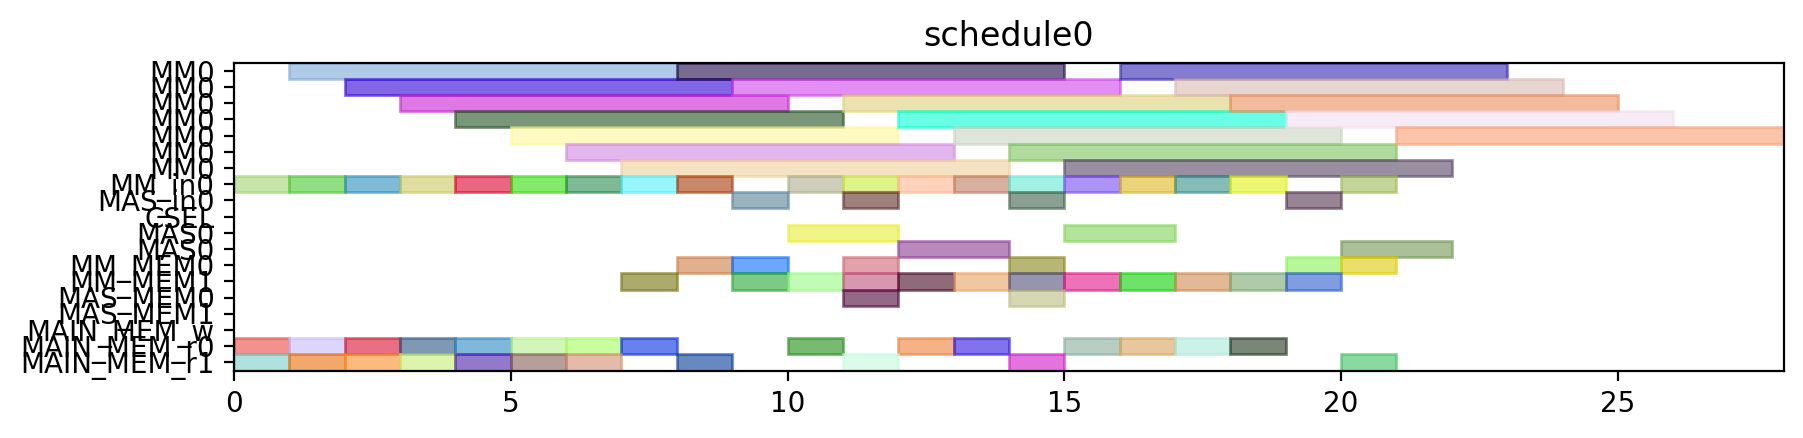

The Python source for this figure:
from pyschedule import Scenario, solvers, plotters, alt


def solve():
	horizon = 120
	S = Scenario("schedule0", horizon=horizon)

	# resource
	MM = S.Resources('MM', num=1, size=7)
	MM_in = S.Resources('MM_in', num=1)
	MAS_in = S.Resources('MAS_in', num=1)
	CSEL = S.Resource('CSEL')
	MAS = S.Resources('MAS', num=1, size=2, periods=range(1, horizon))
	MM_MEM = S.Resources('MM_MEM', num=2)
	MAS_MEM = S.Resources('MAS_MEM', num=2)
	MAIN_MEM_w = S.Resource('MAIN_MEM_w', size=1)
	MAIN_MEM_r = S.Resources('MAIN_MEM_r', num=2)

	# result of previous scheduling

	# new tasks
	Z_exp2 = S.Task('Z_exp2', length=7, delay_cost=1)
	Z_exp2 += alt(MM)
	Z_exp2_in = S.Task('Z_exp2_in', length=1, delay_cost=1)
	Z_exp2_in += alt(MM_in)
	S += Z_exp2_in*MM_in[0]<=Z_exp2*MM[0]
	Z_exp2_mem0 = S.Task('Z_exp2_mem0', length=1, delay_cost=1)
	Z_exp2_mem0 += MAIN_MEM_r[0]
	S += Z_exp2_mem0 <= Z_exp2

	Z_exp2_mem1 = S.Task('Z_exp2_mem1', length=1, delay_cost=1)
	Z_exp2_mem1 += MAIN_MEM_r[1]
	S += Z_exp2_mem1 <= Z_exp2

	NX0 = S.Task('NX0', length=7, delay_cost=1)
	NX0 += alt(MM)
	NX0_in = S.Task('NX0_in', length=1, delay_cost=1)
	NX0_in += alt(MM_in)
	S += NX0_in*MM_in[0]<=NX0*MM[0]
	NX0_mem0 = S.Task('NX0_mem0', length=1, delay_cost=1)
	NX0_mem0 += MAIN_MEM_r[0]
	S += NX0_mem0 <= NX0

	NX0_mem1 = S.Task('NX0_mem1', length=1, delay_cost=1)
	NX0_mem1 += MAIN_MEM_r[1]
	S += NX0_mem1 <= NX0

	k0_10_Z1 = S.Task('k0_10_Z1', length=7, delay_cost=1)
	k0_10_Z1 += alt(MM)
	k0_10_Z1_in = S.Task('k0_10_Z1_in', length=1, delay_cost=1)
	k0_10_Z1_in += alt(MM_in)
	S += k0_10_Z1_in*MM_in[0]<=k0_10_Z1*MM[0]
	k0_10_Z1_mem0 = S.Task('k0_10_Z1_mem0', length=1, delay_cost=1)
	k0_10_Z1_mem0 += MAIN_MEM_r[0]
	S += k0_10_Z1_mem0 <= k0_10_Z1

	k0_10_Z1_mem1 = S.Task('k0_10_Z1_mem1', length=1, delay_cost=1)
	k0_10_Z1_mem1 += MAIN_MEM_r[1]
	S += k0_10_Z1_mem1 <= k0_10_Z1

	DX0 = S.Task('DX0', length=7, delay_cost=1)
	DX0 += alt(MM)
	DX0_in = S.Task('DX0_in', length=1, delay_cost=1)
	DX0_in += alt(MM_in)
	S += DX0_in*MM_in[0]<=DX0*MM[0]
	DX0_mem0 = S.Task('DX0_mem0', length=1, delay_cost=1)
	DX0_mem0 += MAIN_MEM_r[0]
	S += DX0_mem0 <= DX0

	DX0_mem1 = S.Task('DX0_mem1', length=1, delay_cost=1)
	DX0_mem1 += MAIN_MEM_r[1]
	S += DX0_mem1 <= DX0

	NY0 = S.Task('NY0', length=7, delay_cost=1)
	NY0 += alt(MM)
	NY0_in = S.Task('NY0_in', length=1, delay_cost=1)
	NY0_in += alt(MM_in)
	S += NY0_in*MM_in[0]<=NY0*MM[0]
	NY0_mem0 = S.Task('NY0_mem0', length=1, delay_cost=1)
	NY0_mem0 += MAIN_MEM_r[0]
	S += NY0_mem0 <= NY0

	NY0_mem1 = S.Task('NY0_mem1', length=1, delay_cost=1)
	NY0_mem1 += MAIN_MEM_r[1]
	S += NY0_mem1 <= NY0

	k2_14_Z1 = S.Task('k2_14_Z1', length=7, delay_cost=1)
	k2_14_Z1 += alt(MM)
	k2_14_Z1_in = S.Task('k2_14_Z1_in', length=1, delay_cost=1)
	k2_14_Z1_in += alt(MM_in)
	S += k2_14_Z1_in*MM_in[0]<=k2_14_Z1*MM[0]
	k2_14_Z1_mem0 = S.Task('k2_14_Z1_mem0', length=1, delay_cost=1)
	k2_14_Z1_mem0 += MAIN_MEM_r[0]
	S += k2_14_Z1_mem0 <= k2_14_Z1

	k2_14_Z1_mem1 = S.Task('k2_14_Z1_mem1', length=1, delay_cost=1)
	k2_14_Z1_mem1 += MAIN_MEM_r[1]
	S += k2_14_Z1_mem1 <= k2_14_Z1

	DY0 = S.Task('DY0', length=7, delay_cost=1)
	DY0 += alt(MM)
	DY0_in = S.Task('DY0_in', length=1, delay_cost=1)
	DY0_in += alt(MM_in)
	S += DY0_in*MM_in[0]<=DY0*MM[0]
	DY0_mem0 = S.Task('DY0_mem0', length=1, delay_cost=1)
	DY0_mem0 += MAIN_MEM_r[0]
	S += DY0_mem0 <= DY0

	DY0_mem1 = S.Task('DY0_mem1', length=1, delay_cost=1)
	DY0_mem1 += MAIN_MEM_r[1]
	S += DY0_mem1 <= DY0

	Z_exp3 = S.Task('Z_exp3', length=7, delay_cost=1)
	Z_exp3 += alt(MM)
	Z_exp3_in = S.Task('Z_exp3_in', length=1, delay_cost=1)
	Z_exp3_in += alt(MM_in)
	S += Z_exp3_in*MM_in[0]<=Z_exp3*MM[0]
	Z_exp3_mem0 = S.Task('Z_exp3_mem0', length=1, delay_cost=1)
	Z_exp3_mem0 += alt(MM_MEM)
	S += (Z_exp2*MM[0])-1 < Z_exp3_mem0*MM_MEM[0]
	S += Z_exp3_mem0 <= Z_exp3

	Z_exp3_mem1 = S.Task('Z_exp3_mem1', length=1, delay_cost=1)
	Z_exp3_mem1 += MAIN_MEM_r[1]
	S += Z_exp3_mem1 <= Z_exp3

	NX1_ = S.Task('NX1_', length=2, delay_cost=1)
	NX1_ += alt(MAS)
	NX1__in = S.Task('NX1__in', length=1, delay_cost=1)
	NX1__in += alt(MAS_in)
	S += NX1__in*MAS_in[0]<=NX1_*MAS[0]

	NX1__mem0 = S.Task('NX1__mem0', length=1, delay_cost=1)
	NX1__mem0 += alt(MM_MEM)
	S += (NX0*MM[0])-1 < NX1__mem0*MM_MEM[0]
	S += NX1__mem0 <= NX1_

	NX1__mem1 = S.Task('NX1__mem1', length=1, delay_cost=1)
	NX1__mem1 += alt(MM_MEM)
	S += (k0_10_Z1*MM[0])-1 < NX1__mem1*MM_MEM[1]
	S += NX1__mem1 <= NX1_

	k0_9_Z2 = S.Task('k0_9_Z2', length=7, delay_cost=1)
	k0_9_Z2 += alt(MM)
	k0_9_Z2_in = S.Task('k0_9_Z2_in', length=1, delay_cost=1)
	k0_9_Z2_in += alt(MM_in)
	S += k0_9_Z2_in*MM_in[0]<=k0_9_Z2*MM[0]
	k0_9_Z2_mem0 = S.Task('k0_9_Z2_mem0', length=1, delay_cost=1)
	k0_9_Z2_mem0 += MAIN_MEM_r[0]
	S += k0_9_Z2_mem0 <= k0_9_Z2

	k0_9_Z2_mem1 = S.Task('k0_9_Z2_mem1', length=1, delay_cost=1)
	k0_9_Z2_mem1 += alt(MM_MEM)
	S += (Z_exp2*MM[0])-1 < k0_9_Z2_mem1*MM_MEM[1]
	S += k0_9_Z2_mem1 <= k0_9_Z2

	k1_9_Z2 = S.Task('k1_9_Z2', length=7, delay_cost=1)
	k1_9_Z2 += alt(MM)
	k1_9_Z2_in = S.Task('k1_9_Z2_in', length=1, delay_cost=1)
	k1_9_Z2_in += alt(MM_in)
	S += k1_9_Z2_in*MM_in[0]<=k1_9_Z2*MM[0]
	k1_9_Z2_mem0 = S.Task('k1_9_Z2_mem0', length=1, delay_cost=1)
	k1_9_Z2_mem0 += MAIN_MEM_r[0]
	S += k1_9_Z2_mem0 <= k1_9_Z2

	k1_9_Z2_mem1 = S.Task('k1_9_Z2_mem1', length=1, delay_cost=1)
	k1_9_Z2_mem1 += alt(MM_MEM)
	S += (Z_exp2*MM[0])-1 < k1_9_Z2_mem1*MM_MEM[1]
	S += k1_9_Z2_mem1 <= k1_9_Z2

	NY1_ = S.Task('NY1_', length=2, delay_cost=1)
	NY1_ += alt(MAS)
	NY1__in = S.Task('NY1__in', length=1, delay_cost=1)
	NY1__in += alt(MAS_in)
	S += NY1__in*MAS_in[0]<=NY1_*MAS[0]

	NY1__mem0 = S.Task('NY1__mem0', length=1, delay_cost=1)
	NY1__mem0 += alt(MM_MEM)
	S += (NY0*MM[0])-1 < NY1__mem0*MM_MEM[0]
	S += NY1__mem0 <= NY1_

	NY1__mem1 = S.Task('NY1__mem1', length=1, delay_cost=1)
	NY1__mem1 += alt(MM_MEM)
	S += (k2_14_Z1*MM[0])-1 < NY1__mem1*MM_MEM[1]
	S += NY1__mem1 <= NY1_

	k2_13_Z2 = S.Task('k2_13_Z2', length=7, delay_cost=1)
	k2_13_Z2 += alt(MM)
	k2_13_Z2_in = S.Task('k2_13_Z2_in', length=1, delay_cost=1)
	k2_13_Z2_in += alt(MM_in)
	S += k2_13_Z2_in*MM_in[0]<=k2_13_Z2*MM[0]
	k2_13_Z2_mem0 = S.Task('k2_13_Z2_mem0', length=1, delay_cost=1)
	k2_13_Z2_mem0 += MAIN_MEM_r[0]
	S += k2_13_Z2_mem0 <= k2_13_Z2

	k2_13_Z2_mem1 = S.Task('k2_13_Z2_mem1', length=1, delay_cost=1)
	k2_13_Z2_mem1 += alt(MM_MEM)
	S += (Z_exp2*MM[0])-1 < k2_13_Z2_mem1*MM_MEM[1]
	S += k2_13_Z2_mem1 <= k2_13_Z2

	k3_14_Z2 = S.Task('k3_14_Z2', length=7, delay_cost=1)
	k3_14_Z2 += alt(MM)
	k3_14_Z2_in = S.Task('k3_14_Z2_in', length=1, delay_cost=1)
	k3_14_Z2_in += alt(MM_in)
	S += k3_14_Z2_in*MM_in[0]<=k3_14_Z2*MM[0]
	k3_14_Z2_mem0 = S.Task('k3_14_Z2_mem0', length=1, delay_cost=1)
	k3_14_Z2_mem0 += MAIN_MEM_r[0]
	S += k3_14_Z2_mem0 <= k3_14_Z2

	k3_14_Z2_mem1 = S.Task('k3_14_Z2_mem1', length=1, delay_cost=1)
	k3_14_Z2_mem1 += alt(MM_MEM)
	S += (Z_exp2*MM[0])-1 < k3_14_Z2_mem1*MM_MEM[1]
	S += k3_14_Z2_mem1 <= k3_14_Z2

	Z_exp4 = S.Task('Z_exp4', length=7, delay_cost=1)
	Z_exp4 += alt(MM)
	Z_exp4_in = S.Task('Z_exp4_in', length=1, delay_cost=1)
	Z_exp4_in += alt(MM_in)
	S += Z_exp4_in*MM_in[0]<=Z_exp4*MM[0]
	Z_exp4_mem0 = S.Task('Z_exp4_mem0', length=1, delay_cost=1)
	Z_exp4_mem0 += alt(MM_MEM)
	S += (Z_exp3*MM[0])-1 < Z_exp4_mem0*MM_MEM[0]
	S += Z_exp4_mem0 <= Z_exp4

	Z_exp4_mem1 = S.Task('Z_exp4_mem1', length=1, delay_cost=1)
	Z_exp4_mem1 += MAIN_MEM_r[1]
	S += Z_exp4_mem1 <= Z_exp4

	NX1 = S.Task('NX1', length=7, delay_cost=1)
	NX1 += alt(MM)
	NX1_in = S.Task('NX1_in', length=1, delay_cost=1)
	NX1_in += alt(MM_in)
	S += NX1_in*MM_in[0]<=NX1*MM[0]
	NX1_mem0 = S.Task('NX1_mem0', length=1, delay_cost=1)
	NX1_mem0 += alt(MAS_MEM)
	S += (NX1_*MAS[0])-1 < NX1_mem0*MAS_MEM[0]
	S += NX1_mem0 <= NX1

	NX1_mem1 = S.Task('NX1_mem1', length=1, delay_cost=1)
	NX1_mem1 += MAIN_MEM_r[1]
	S += NX1_mem1 <= NX1

	k0_8_Z3 = S.Task('k0_8_Z3', length=7, delay_cost=1)
	k0_8_Z3 += alt(MM)
	k0_8_Z3_in = S.Task('k0_8_Z3_in', length=1, delay_cost=1)
	k0_8_Z3_in += alt(MM_in)
	S += k0_8_Z3_in*MM_in[0]<=k0_8_Z3*MM[0]
	k0_8_Z3_mem0 = S.Task('k0_8_Z3_mem0', length=1, delay_cost=1)
	k0_8_Z3_mem0 += MAIN_MEM_r[0]
	S += k0_8_Z3_mem0 <= k0_8_Z3

	k0_8_Z3_mem1 = S.Task('k0_8_Z3_mem1', length=1, delay_cost=1)
	k0_8_Z3_mem1 += alt(MM_MEM)
	S += (Z_exp3*MM[0])-1 < k0_8_Z3_mem1*MM_MEM[1]
	S += k0_8_Z3_mem1 <= k0_8_Z3

	DX1_ = S.Task('DX1_', length=2, delay_cost=1)
	DX1_ += alt(MAS)
	DX1__in = S.Task('DX1__in', length=1, delay_cost=1)
	DX1__in += alt(MAS_in)
	S += DX1__in*MAS_in[0]<=DX1_*MAS[0]

	DX1__mem0 = S.Task('DX1__mem0', length=1, delay_cost=1)
	DX1__mem0 += alt(MM_MEM)
	S += (DX0*MM[0])-1 < DX1__mem0*MM_MEM[0]
	S += DX1__mem0 <= DX1_

	DX1__mem1 = S.Task('DX1__mem1', length=1, delay_cost=1)
	DX1__mem1 += alt(MM_MEM)
	S += (k1_9_Z2*MM[0])-1 < DX1__mem1*MM_MEM[1]
	S += DX1__mem1 <= DX1_

	k1_8_Z3 = S.Task('k1_8_Z3', length=7, delay_cost=1)
	k1_8_Z3 += alt(MM)
	k1_8_Z3_in = S.Task('k1_8_Z3_in', length=1, delay_cost=1)
	k1_8_Z3_in += alt(MM_in)
	S += k1_8_Z3_in*MM_in[0]<=k1_8_Z3*MM[0]
	k1_8_Z3_mem0 = S.Task('k1_8_Z3_mem0', length=1, delay_cost=1)
	k1_8_Z3_mem0 += MAIN_MEM_r[0]
	S += k1_8_Z3_mem0 <= k1_8_Z3

	k1_8_Z3_mem1 = S.Task('k1_8_Z3_mem1', length=1, delay_cost=1)
	k1_8_Z3_mem1 += alt(MM_MEM)
	S += (Z_exp3*MM[0])-1 < k1_8_Z3_mem1*MM_MEM[1]
	S += k1_8_Z3_mem1 <= k1_8_Z3

	NY1 = S.Task('NY1', length=7, delay_cost=1)
	NY1 += alt(MM)
	NY1_in = S.Task('NY1_in', length=1, delay_cost=1)
	NY1_in += alt(MM_in)
	S += NY1_in*MM_in[0]<=NY1*MM[0]
	NY1_mem0 = S.Task('NY1_mem0', length=1, delay_cost=1)
	NY1_mem0 += alt(MAS_MEM)
	S += (NY1_*MAS[0])-1 < NY1_mem0*MAS_MEM[0]
	S += NY1_mem0 <= NY1

	NY1_mem1 = S.Task('NY1_mem1', length=1, delay_cost=1)
	NY1_mem1 += MAIN_MEM_r[1]
	S += NY1_mem1 <= NY1

	k2_12_Z3 = S.Task('k2_12_Z3', length=7, delay_cost=1)
	k2_12_Z3 += alt(MM)
	k2_12_Z3_in = S.Task('k2_12_Z3_in', length=1, delay_cost=1)
	k2_12_Z3_in += alt(MM_in)
	S += k2_12_Z3_in*MM_in[0]<=k2_12_Z3*MM[0]
	k2_12_Z3_mem0 = S.Task('k2_12_Z3_mem0', length=1, delay_cost=1)
	k2_12_Z3_mem0 += MAIN_MEM_r[0]
	S += k2_12_Z3_mem0 <= k2_12_Z3

	k2_12_Z3_mem1 = S.Task('k2_12_Z3_mem1', length=1, delay_cost=1)
	k2_12_Z3_mem1 += alt(MM_MEM)
	S += (Z_exp3*MM[0])-1 < k2_12_Z3_mem1*MM_MEM[1]
	S += k2_12_Z3_mem1 <= k2_12_Z3

	DY1_ = S.Task('DY1_', length=2, delay_cost=1)
	DY1_ += alt(MAS)
	DY1__in = S.Task('DY1__in', length=1, delay_cost=1)
	DY1__in += alt(MAS_in)
	S += DY1__in*MAS_in[0]<=DY1_*MAS[0]

	DY1__mem0 = S.Task('DY1__mem0', length=1, delay_cost=1)
	DY1__mem0 += alt(MM_MEM)
	S += (DY0*MM[0])-1 < DY1__mem0*MM_MEM[0]
	S += DY1__mem0 <= DY1_

	DY1__mem1 = S.Task('DY1__mem1', length=1, delay_cost=1)
	DY1__mem1 += alt(MM_MEM)
	S += (k3_14_Z2*MM[0])-1 < DY1__mem1*MM_MEM[1]
	S += DY1__mem1 <= DY1_

	k3_13_Z3 = S.Task('k3_13_Z3', length=7, delay_cost=1)
	k3_13_Z3 += alt(MM)
	k3_13_Z3_in = S.Task('k3_13_Z3_in', length=1, delay_cost=1)
	k3_13_Z3_in += alt(MM_in)
	S += k3_13_Z3_in*MM_in[0]<=k3_13_Z3*MM[0]
	k3_13_Z3_mem0 = S.Task('k3_13_Z3_mem0', length=1, delay_cost=1)
	k3_13_Z3_mem0 += MAIN_MEM_r[0]
	S += k3_13_Z3_mem0 <= k3_13_Z3

	k3_13_Z3_mem1 = S.Task('k3_13_Z3_mem1', length=1, delay_cost=1)
	k3_13_Z3_mem1 += alt(MM_MEM)
	S += (Z_exp3*MM[0])-1 < k3_13_Z3_mem1*MM_MEM[1]
	S += k3_13_Z3_mem1 <= k3_13_Z3

	solvers.mip.solve(S,msg=1,kind='CPLEX',ratio_gap=1.01)

	solution = [['hoge']*len(S.solution()[1]) for i in range(len(S.solution()))]
	for i in range(len(S.solution())):
		for j in range(len(S.solution()[i])):
			solution[i][j]=str(S.solution()[i][j])
	print(solution)

	cycles = int(solution[-1][3])

	pic_file_name = "/mnt/rose/usr1/fukuda/ABE/multiRAM_multiMAS_16mux/scheduling_result/stage7MM1_stage2MAS1/ISOGENY/schedule0.png"
	if(S.solution() != []):
		plotters.matplotlib.plot(S,img_filename=pic_file_name, show_task_labels=False, fig_size=(cycles*0.25+3, 2))

	return solution
